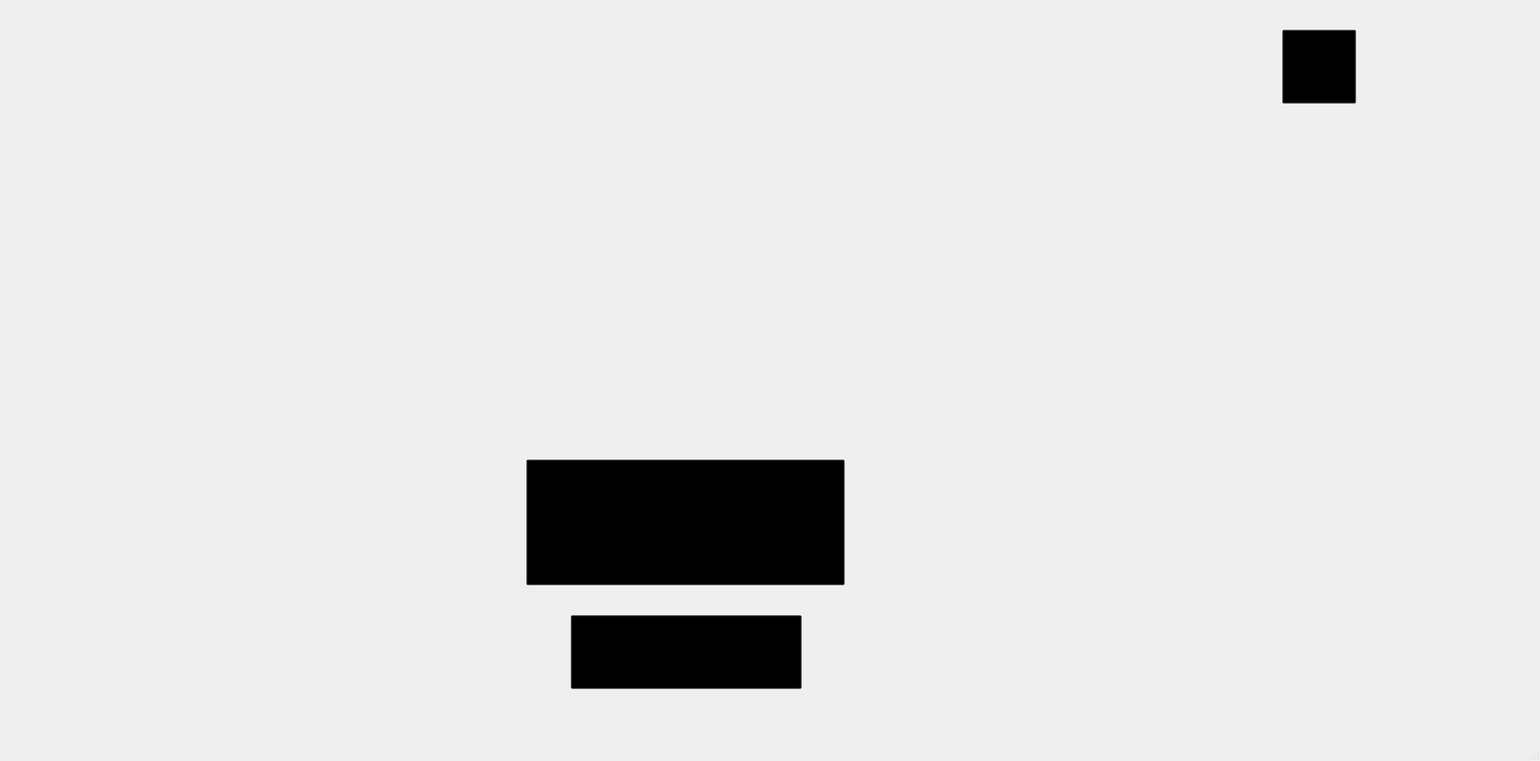
<?xml version="1.0" encoding="UTF-8"?>
<ui version="4.0">
 <class>MainWindow</class>
 <widget class="QMainWindow" name="MainWindow">
  <property name="geometry">
   <rect>
    <x>0</x>
    <y>0</y>
    <width>2078</width>
    <height>1027</height>
   </rect>
  </property>
  <property name="windowTitle">
   <string>MainWindow</string>
  </property>
  <widget class="QWidget" name="centralwidget">
   <widget class="QLabel" name="label">
    <property name="geometry">
     <rect>
      <x>0</x>
      <y>-20</y>
      <width>2078</width>
      <height>1027</height>
     </rect>
    </property>
    <property name="text">
     <string/>
    </property>
    <property name="pixmap">
     <pixmap>Forca_img/telafundo 1.png</pixmap>
    </property>
    <property name="scaledContents">
     <bool>true</bool>
    </property>
   </widget>
   <widget class="QLabel" name="label_2">
    <property name="geometry">
     <rect>
      <x>220</x>
      <y>20</y>
      <width>1477</width>
      <height>967</height>
     </rect>
    </property>
    <property name="text">
     <string/>
    </property>
    <property name="pixmap">
     <pixmap>Forca_img/Rectangle 15.png</pixmap>
    </property>
   </widget>
   <widget class="QLabel" name="label_3">
    <property name="geometry">
     <rect>
      <x>740</x>
      <y>60</y>
      <width>381</width>
      <height>557</height>
     </rect>
    </property>
    <property name="text">
     <string/>
    </property>
    <property name="pixmap">
     <pixmap>Forca_img/Component 13.png</pixmap>
    </property>
    <property name="scaledContents">
     <bool>true</bool>
    </property>
   </widget>
   <widget class="QPushButton" name="pushButton">
    <property name="geometry">
     <rect>
      <x>710</x>
      <y>620</y>
      <width>430</width>
      <height>170</height>
     </rect>
    </property>
    <property name="styleSheet">
     <string notr="true">background: transparent;</string>
    </property>
    <property name="text">
     <string/>
    </property>
    <property name="icon">
     <iconset>
      <normaloff>Forca_img/ButtomStart.png</normaloff>Forca_img/ButtomStart.png</iconset>
    </property>
    <property name="iconSize">
     <size>
      <width>430</width>
      <height>170</height>
     </size>
    </property>
   </widget>
   <widget class="QPushButton" name="pushButton_2">
    <property name="geometry">
     <rect>
      <x>770</x>
      <y>830</y>
      <width>312</width>
      <height>100</height>
     </rect>
    </property>
    <property name="styleSheet">
     <string notr="true">background: transparent;</string>
    </property>
    <property name="text">
     <string/>
    </property>
    <property name="icon">
     <iconset>
      <normaloff>Forca_img/ButtomPT.png</normaloff>Forca_img/ButtomPT.png</iconset>
    </property>
    <property name="iconSize">
     <size>
      <width>312</width>
      <height>100</height>
     </size>
    </property>
   </widget>
   <widget class="QPushButton" name="pushButton_4">
    <property name="geometry">
     <rect>
      <x>1730</x>
      <y>40</y>
      <width>100</width>
      <height>100</height>
     </rect>
    </property>
    <property name="styleSheet">
     <string notr="true">background-color:transparent;
</string>
    </property>
    <property name="text">
     <string/>
    </property>
    <property name="icon">
     <iconset>
      <normaloff>Forca_img/ButtomNight.png</normaloff>Forca_img/ButtomNight.png</iconset>
    </property>
    <property name="iconSize">
     <size>
      <width>100</width>
      <height>100</height>
     </size>
    </property>
   </widget>
  </widget>
  <widget class="QMenuBar" name="menubar">
   <property name="geometry">
    <rect>
     <x>0</x>
     <y>0</y>
     <width>2078</width>
     <height>21</height>
    </rect>
   </property>
  </widget>
  <widget class="QStatusBar" name="statusbar"/>
 </widget>
 <resources/>
 <connections/>
</ui>
